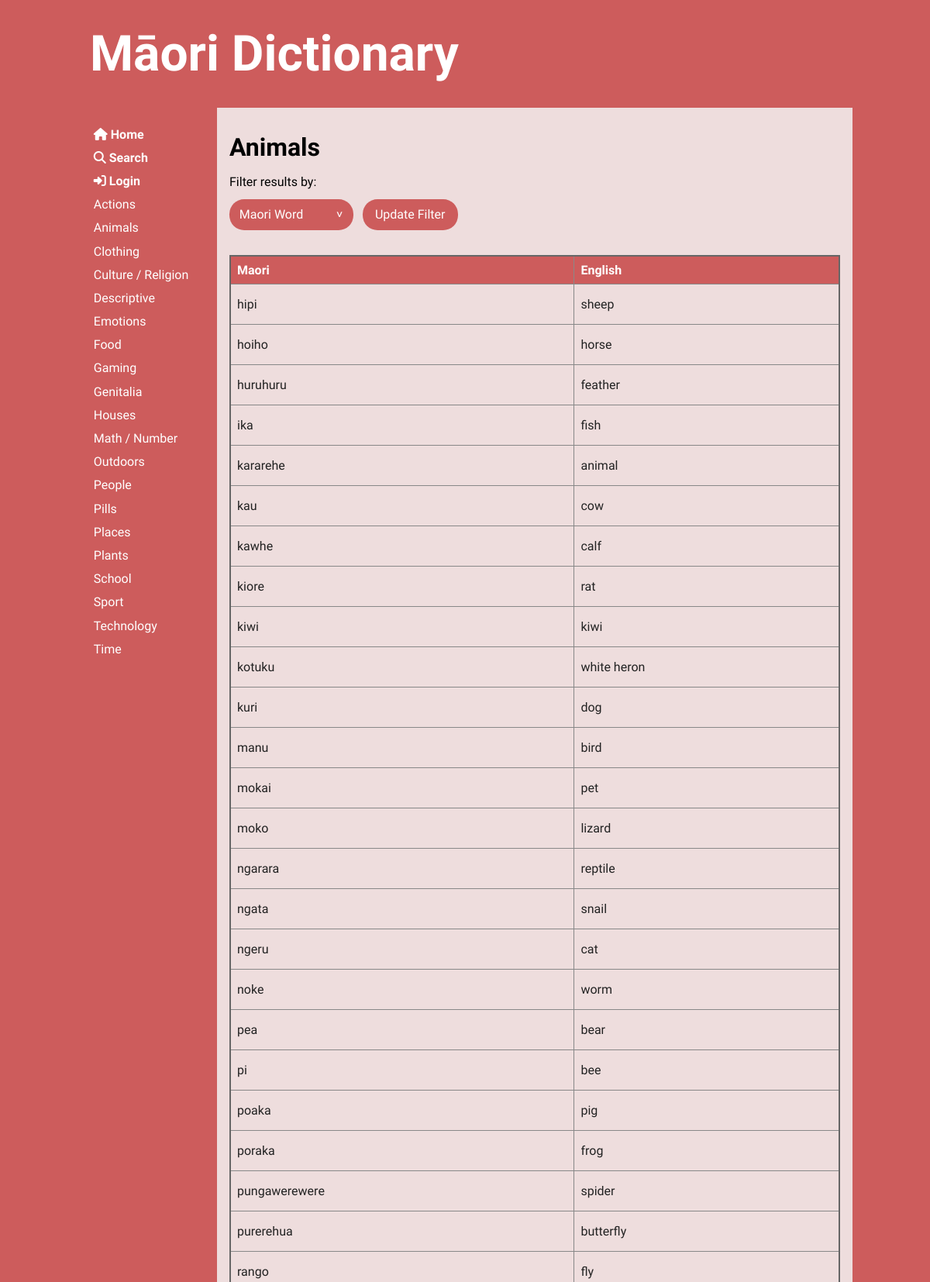
Page /category/2 (upper part) on the committed database.
### tables this page shows
CREATE TABLE "categories"
(
	cat_id integer
		constraint Category_pk
			primary key autoincrement,
	category varchar(20)
);

CREATE TABLE "words"
(
	word_id integer
		constraint words_pk
			primary key autoincrement,
	maori varchar(20),
	english varchar(20),
	cat_id integer,
	definition varchar(100),
	word_level integer,
	user_id integer,
	image varchar(50),
	date_added varchar(10)
);

### app.py (the view)
@app.route('/category/<cat_id>', methods=["GET", "POST"])
def render_category(cat_id):
    search_filter = 'maori_filter'  # set default filter as maori filter
    if request.method == "POST":
        search_filter = request.form['search_filter']
    con = create_connection(DB_NAME)  # connect to db
    if search_filter == 'english_filter':
        query = """SELECT word_id, maori, english, cat_id, definition, word_level, user_id, image, date_added
                    FROM words WHERE cat_id=? ORDER BY english, maori ASC"""
    elif search_filter == 'word_level_filter':
        query = """SELECT word_id, maori, english, cat_id, definition, word_level, user_id, image, date_added
                    FROM words WHERE cat_id=? ORDER BY word_level, maori ASC"""
    elif search_filter == 'recent_filter':
        query = """SELECT word_id, maori, english, cat_id, definition, word_level, user_id, image, date_added
                    FROM words WHERE cat_id=? ORDER BY word_id DESC"""
    else:
        query = """SELECT word_id, maori, english, cat_id, definition, word_level, user_id, image, date_added
                    FROM words WHERE cat_id=? ORDER BY maori, english ASC"""
    cur = con.cursor()
    cur.execute(query, (cat_id,))  # execute query
    word_list = cur.fetchall()  # puts results into list
    query = """SELECT cat_id, category
            FROM categories WHERE cat_id=?"""
    cur = con.cursor()
    cur.execute(query, (cat_id,))  # execute query
    cat_name_list = cur.fetchall()  # puts results into list
    if len(cat_name_list) == 0:
        flash('Unknown Category')
        return redirect('/')
    con.close()
    return render_template('category.html', words=word_list, categories=get_categories(),
                           cat_name_list=cat_name_list, logged_in=is_logged_in(), search_filter=search_filter)

### app.py (called while the page is built)
def create_connection(db_file):
    try:
        connection = sqlite3.connect(db_file)
        return connection
    except Error as e:  # unless there's an error
        print(e)
    return None

def get_categories():
    con = create_connection(DB_NAME)
    query = """SELECT cat_id, category
            FROM categories
            ORDER BY category ASC"""
    cur = con.cursor()
    cur.execute(query)
    category_list = cur.fetchall()
    con.close()
    return category_list

def is_logged_in():
    if session.get("email") is None:
        print("not logged in")
        return False
    else:  # if email isn't empty then user must be logged in
        print("logged in")
        return True

### templates/category.html (shortened to what this page needs)
{% extends 'base.html' %}
{% block main %}
    <h2>{{ cat_name_list[0][1] }}</h2>
    {% if words|length == 0 %}
        <p class="error">No words in {{ cat_name_list[0][1] }} category</p>
    {% else %}
        <form method="post" class="filter">
            <div>
                <div><label for="search_filter">Filter results by:</label></div>
                <select name="search_filter" id="search_filter">
                    <option id="maori_filter" value="maori_filter">Maori Word</option>
                </select>
            <button type="submit">Update Filter</button>
            </div>
        </form>
        <table>
            <tr>
                <th>Maori</th>
                <th>English</th>
            </tr>
            {%  for word in words %}
                <tr class="category-highlight">
                    <td><a href="/word/{{ word[0] }}"><p>{{ word[1] }}</p></a></td>
                    <td><a href="/word/{{ word[0] }}"><p>{{ word[2] }}</p></a></td>
                </tr>
            {%  endfor %}
        </table>
    {% endif %}
{% endblock %}

### templates/base.html (shortened to what this page needs)
<!doctype html>
<html lang="en">
<head>
	<link href="{{ url_for('static', filename='css/style.css') }}" rel="stylesheet">
</head>
<body>
	<div id="container">
		<header>
			<a href="/"><h1>Māori Dictionary</h1></a>
		</header>
		<nav>
			<ul>
                <li>
                    <a href="/">
                        <i class="fas fa-home"></i><b> Home</b><br>
                    </a>
                    <a href="/search">
                        <i class="fas fa-search"></i><b> Search</b><br>
                    </a>
                    {% if logged_in %}
                        <a href="/user">
                            <i class="fas fa-user"></i><b> Account</b><br>
                        </a>
                        <a href="/logout"><i class="fas fa-sign-out-alt"></i><b> Log Out</b><br></a>
                    {%  else %}
                        <a href="/login"><i class="fas fa-sign-in-alt"></i><b> Login</b><br></a>
                    {%  endif %}
                    {% for category in categories %}
                        <a href="/category/{{ category[0] }}">
                            {{ category[1] }} <br/>
                        </a>
                    {% endfor %}
                    <br><br>
                </li>
			</ul>
		</nav>
		<main>
            {% block main%}{% endblock %}
        </main>
	</div>
</body>
</html>

### static/css/style.css (style rules this page uses)
* { font-family: 'KoHo', sans-serif; margin: 0; padding: 0; box-sizing: border-box; font-weight: 400; }
body { background-color: indianred; }
#container { display: grid; grid-template-columns: 75px auto; grid-template-areas: 'nav header' 'main main' 'footer footer'; }
header { grid-area: header; background-color: indianred; padding: 1rem; }
nav { grid-area: nav; }
main { grid-area: main; padding: 1rem; background-color: #edd; }
h1, h2, h3, h4, .span-heading { padding: 1rem 0; font-weight: 700; font-size: 2rem; color: black; }
h1 { font-size: 4rem; color: white; }
p { padding: 0.5rem 0; }
a { color: #222; text-decoration: none; }
button, .button { border: none; cursor: pointer; transition-duration: 0.2s; width: 100%; border-radius: 1.2rem; padding: 0.5rem 1rem; font-size: 1rem; margin: 0.5rem 0; background-color: white; }
.filter select { font-size: 1rem; margin-top: 0.8rem; margin-bottom: 2rem; padding: 0 0.8rem; border: none; background-color: indianred; color: white; border-radius: 1.2rem; width: 10rem; cursor: pointer; height: 2.5rem; -webkit-appearance: none; -moz-appearance: none; appearance: none; }
.filter::after { content: '>'; color: white; -webkit-transform: rotate(90deg); -moz-transform: rotate(90deg); -ms-transform: rotate(90deg); transform: rotate(90deg); position: absolute; pointer-events: none; margin: -3.85rem 8.6rem; display: block; }
.filter button { margin-top: 0.8rem; padding: 0 1rem; border: none; border-radius: 1.2rem; width: auto; height: 2.5rem; margin-left: 0.5rem; background-color: indianred; color: white; }
table { width: 100%; border: 2px solid #666; border-collapse: collapse; }
th, td { border: 1px solid #888; padding: 0.5rem; text-align: left; }
b { font-weight: 700; }
.category-highlight { transition-duration: 0.2s; }
th { background-color: indianred; color: #fff; font-weight: 700; }
@media only screen and (min-width: 768px) { #container { grid-template-columns: 180px auto; grid-template-areas: 'header header' 'nav main' 'footer footer'; } }
@media only screen and (min-width: 768px) { nav { background-color: indianred; padding: 0 0.5rem; } }
@media only screen and (min-width: 768px) { nav ul { list-style: none; } }
@media only screen and (min-width: 768px) { nav a { display: block; color: #fff; text-decoration: none; padding: 0.35rem 0 0.35rem 0.8rem; } }
@media only screen and (min-width: 1000px) { #container { width: 1000px; margin: auto; } }

### rows in the picture
categories: category "Actions"
categories: category "Animals"
categories: category "Clothing"
categories: category "Culture / Religion"
categories: category "Descriptive"
categories: category "Emotions"
categories: category "Food"
categories: category "Gaming"
categories: category "Genitalia"
categories: category "Houses"
categories: category "Math / Number"
categories: category "Outdoors"
categories: category "People"
categories: category "Pills"
categories: category "Places"
categories: category "Plants"
categories: category "School"
categories: category "Sport"
categories: category "Technology"
categories: category "Time"
words: maori "hipi", english "sheep"
words: maori "hoiho", english "horse"
words: maori "huruhuru", english "feather"
words: maori "ika", english "fish"
words: maori "kararehe", english "animal"
words: maori "kau", english "cow"
words: maori "kawhe", english "calf"
words: maori "kiore", english "rat"
words: maori "kiwi", english "kiwi"
words: maori "kotuku", english "white heron"
words: maori "kuri", english "dog"
words: maori "manu", english "bird"
words: maori "mokai", english "pet"
words: maori "moko", english "lizard"
words: maori "ngarara", english "reptile"
words: maori "ngata", english "snail"
words: maori "ngeru", english "cat"
words: maori "noke", english "worm"
words: maori "pea", english "bear"
words: maori "pi", english "bee"
words: maori "poaka", english "pig"
words: maori "poraka", english "frog"
words: maori "pungawerewere", english "spider"
words: maori "purerehua", english "butterfly"
words: maori "rango", english "fly"
